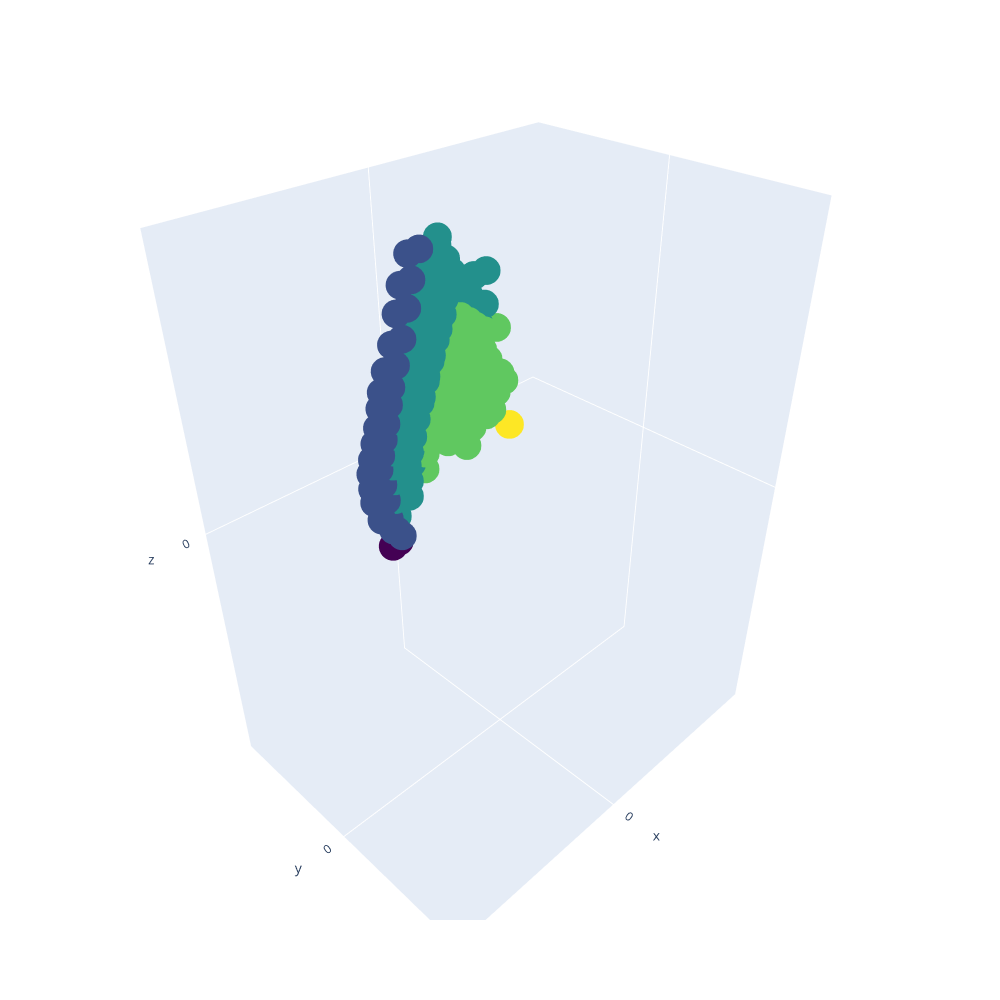

The code cell stored with this chart in its notebook:
### Code cell
visualizer.visualize([p for p in partitions if p.is_stable],
                     color = lambda x: x.num_corners, lines = False)

### Figure 1 — Plotly figure (JSON) as saved in the notebook; plotly's stock layout.template omitted (floating-point values rounded to 4 significant figures; data arrays with more than 128 entries replaced by an {"elided": "..."} marker saying what was removed)
{"data": [{"marker": {"color": {"elided": "197 int values"}, "colorscale": [[0, "#440154"], [0.1111, "#482878"], [0.2222, "#3e4989"], [0.3333, "#31688e"], [0.4444, "#26828e"], [0.5556, "#1f9e89"], [0.6667, "#35b779"], [0.7778, "#6ece58"], [0.8889, "#b5de2b"], [1, "#fde725"]], "size": 10}, "mode": "markers", "name": "z", "text": {"elided": "197 str values"}, "type": "scatter3d", "x": {"elided": "197 float values"}, "y": {"elided": "197 float values"}, "z": {"elided": "197 float values"}}], "layout": {"autosize": false, "height": 1000, "scene": {"xaxis": {"nticks": 4, "range": [-4, 4]}, "yaxis": {"nticks": 4, "range": [-4, 4]}, "zaxis": {"nticks": 4, "range": [-4, 4]}}, "width": 1000}}
